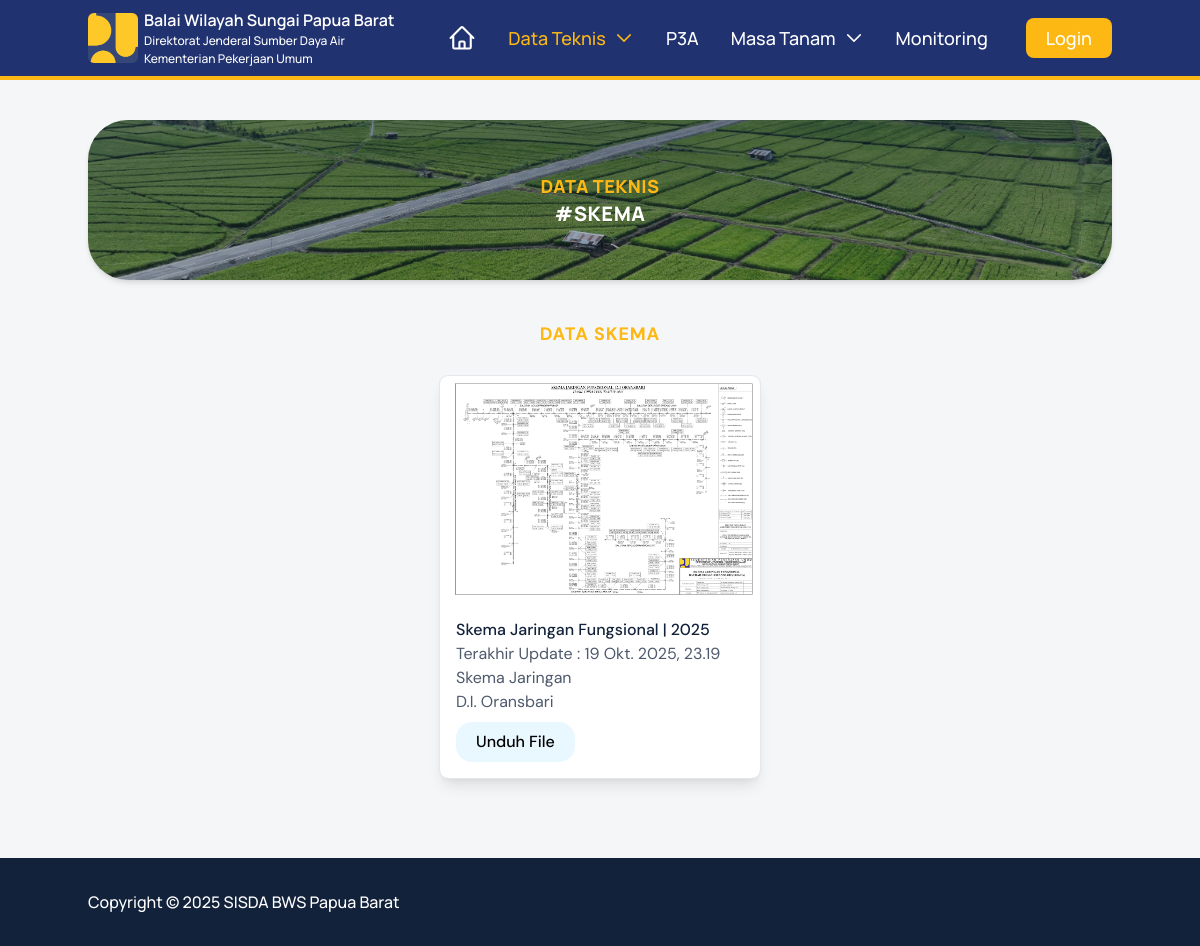
The app's page /data-tenik/skema/ with its own data.
### apps/datateknis/models.py (models this page shows, shortened)
class SkemaModel(models.Model):
    jenis_skema_id = models.ForeignKey(
        JenisSkemaModel,
        on_delete=models.CASCADE,
        null=True,
        blank=True,
        verbose_name="Jenis Skema",
    )
    daerah_irigasi_id = models.ForeignKey(
        DaerahIrigasiModel, on_delete=models.CASCADE, null=True, blank=True
    )
    file_skema = models.FileField(
        "File Skema (PDF)", upload_to=upload_to_skema, blank=True, null=True
    )
    nama_dokumen = models.CharField("Nama Dokumen", null=True, blank=True)
    th = models.CharField("Tahun Dokumen", blank=True, null=True)
    preview_skema = models.ImageField(
        "Preview", upload_to=upload_to_skema, null=True, blank=True
    )
    created_at = models.DateTimeField(auto_now_add=True)
    class Meta:
        verbose_name = "Skema"
        verbose_name_plural = "Data Skema"

class JenisSkemaModel(models.Model):
    nama_skema = models.CharField("Nama Skema", max_length=100, null=True, blank=True)
    def __str__(self):
        return f"{self.nama_skema}"

### apps/masterdata/models.py (models this page shows)
class DaerahIrigasiModel(models.Model):
    nama_irigasi = models.CharField("Nama D.I.", max_length=150)
    lokasi = models.CharField("Lokasi", max_length=150)
    class Meta:
        verbose_name_plural = "Data Daerah Irigasi"
    def __str__(self):
        return f"{self.nama_irigasi}"

### apps/datateknis/views.py (the view)
def skema_view(reques):
    data_skema = SkemaModel.objects.order_by("-id").all()
    context = {
        "pageName": "dataTeknis",
        "titlePage": "Skema",
        "heroTitle": "Data Teknis",
        "heroSubtitle": "#Skema",
        "data": data_skema,
    }
    return render(reques, "datateknis/skema_page.html", context)

### apps/datateknis/templates/datateknis/skema_page.html (shortened to what this page needs)
{% extends '_base.html' %}
{% block content %}
  <section class="max-w-6xl w-full lg:container mx-auto">
    <h3 class="text-lg text-accent-color font-bold tracking-wider text-center uppercase">Data Skema</h3>
    <div class="max-w-6xl mt-7 mx-auto flex justify-center flex-wrap gap-6">
      {% for item in data %}
        <div class="card w-80 rounded-lg overflow-hidden shadow-lg">
          <div class="card-body p-0 w-full">
            <div class="w-full h-full">
              <img src="{{ item.preview_skema.url }}" class="w-full h-full object-cover" alt="" />
            </div>
            <div class="p-4 flex flex-col w-full">
              <h3 class="text-primary-color font-medium">{{ item.nama_dokumen|title }} | {{ item.th }}</h3>
              <p class="text-primary-color/75">Terakhir Update : {{ item.created_at }}</p>
              <p class="text-primary-color/75">{{ item.jenis_skema_id }}</p>
              <p class="text-primary-color/75">{{ item.daerah_irigasi_id }}</p>
              <a href="{{ item.file_skema.url }}" class="px-5 py-2 w-fit bg-secondary-color font-medium mt-2 rounded-2xl overflow-hidden transition-all duration-200 ease-in-out hover:bg-primary-color hover:text-white">Unduh File</a>
            </div>
          </div>
        </div>
      {% endfor %}
    </div>
  </section>
{% endblock %}

### records on screen
SkemaModel: preview_skema (picture), nama_dokumen "Skema Jaringan Fungsional", th "2025", created_at "19 Okt. 2025, 23.19", jenis_skema_id "Skema Jaringan", daerah_irigasi_id "D.I. Oransbari"

### other values on screen
{{ heroTitle }} "DATA TEKNIS"
{{ heroSubtitle }} "#SKEMA"
